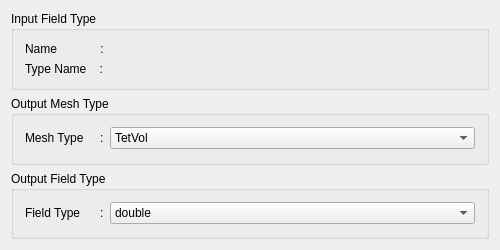
<?xml version="1.0" encoding="UTF-8"?>
<ui version="4.0">
 <class>ConvertMatricesToMesh</class>
 <widget class="QDialog" name="ConvertMatricesToMesh">
  <property name="geometry">
   <rect>
    <x>0</x>
    <y>0</y>
    <width>500</width>
    <height>250</height>
   </rect>
  </property>
  <property name="minimumSize">
   <size>
    <width>250</width>
    <height>250</height>
   </size>
  </property>
  <property name="windowTitle">
   <string>ConvertMatricesToMesh</string>
  </property>
  <layout class="QVBoxLayout" name="verticalLayout">
   <item>
    <widget class="QGroupBox" name="inputFieldTypeGroupBox_">
     <property name="title">
      <string>Input Field Type</string>
     </property>
     <layout class="QFormLayout" name="formLayout">
      <item row="0" column="0">
       <widget class="QLabel" name="label">
        <property name="text">
         <string>Name             :</string>
        </property>
       </widget>
      </item>
      <item row="0" column="1">
       <widget class="QLabel" name="nameTextLabel_">
        <property name="text">
         <string/>
        </property>
       </widget>
      </item>
      <item row="1" column="1">
       <widget class="QLabel" name="typeNameTextLabel_">
        <property name="text">
         <string/>
        </property>
       </widget>
      </item>
      <item row="1" column="0">
       <widget class="QLabel" name="label_2">
        <property name="text">
         <string>Type Name    :</string>
        </property>
       </widget>
      </item>
     </layout>
    </widget>
   </item>
   <item>
    <widget class="QGroupBox" name="outputMeshTypeGroupBox_">
     <property name="title">
      <string>Output Mesh Type</string>
     </property>
     <layout class="QFormLayout" name="formLayout_3">
      <item row="0" column="0">
       <widget class="QLabel" name="label_5">
        <property name="text">
         <string>Mesh Type     :</string>
        </property>
       </widget>
      </item>
      <item row="0" column="1">
       <widget class="QComboBox" name="fieldBaseTypeComboBox_">
        <property name="currentIndex">
         <number>5</number>
        </property>
        <item>
         <property name="text">
          <string>Curve</string>
         </property>
        </item>
        <item>
         <property name="text">
          <string>HexVol</string>
         </property>
        </item>
        <item>
         <property name="text">
          <string>PointCloud</string>
         </property>
        </item>
        <item>
         <property name="text">
          <string>PrismVol</string>
         </property>
        </item>
        <item>
         <property name="text">
          <string>QuadSurf</string>
         </property>
        </item>
        <item>
         <property name="text">
          <string>TetVol</string>
         </property>
        </item>
        <item>
         <property name="text">
          <string>TriSurf</string>
         </property>
        </item>
       </widget>
      </item>
     </layout>
    </widget>
   </item>
   <item>
    <widget class="QGroupBox" name="outputFieldTypeGroupBox_">
     <property name="title">
      <string>Output Field Type</string>
     </property>
     <layout class="QFormLayout" name="formLayout_4">
      <item row="0" column="0">
       <widget class="QLabel" name="label_6">
        <property name="text">
         <string>Field Type      :</string>
        </property>
       </widget>
      </item>
      <item row="0" column="1">
       <widget class="QComboBox" name="dataTypeComboBox_">
        <property name="currentIndex">
         <number>7</number>
        </property>
        <item>
         <property name="text">
          <string>unsigned char</string>
         </property>
        </item>
        <item>
         <property name="text">
          <string>unsigned short</string>
         </property>
        </item>
        <item>
         <property name="text">
          <string>unsigned int</string>
         </property>
        </item>
        <item>
         <property name="text">
          <string>char</string>
         </property>
        </item>
        <item>
         <property name="text">
          <string>short</string>
         </property>
        </item>
        <item>
         <property name="text">
          <string>int</string>
         </property>
        </item>
        <item>
         <property name="text">
          <string>float</string>
         </property>
        </item>
        <item>
         <property name="text">
          <string>double</string>
         </property>
        </item>
        <item>
         <property name="text">
          <string>Vector</string>
         </property>
        </item>
        <item>
         <property name="text">
          <string>Tensor</string>
         </property>
        </item>
       </widget>
      </item>
     </layout>
    </widget>
   </item>
  </layout>
 </widget>
 <layoutdefault spacing="6" margin="11"/>
 <resources/>
 <connections/>
</ui>
